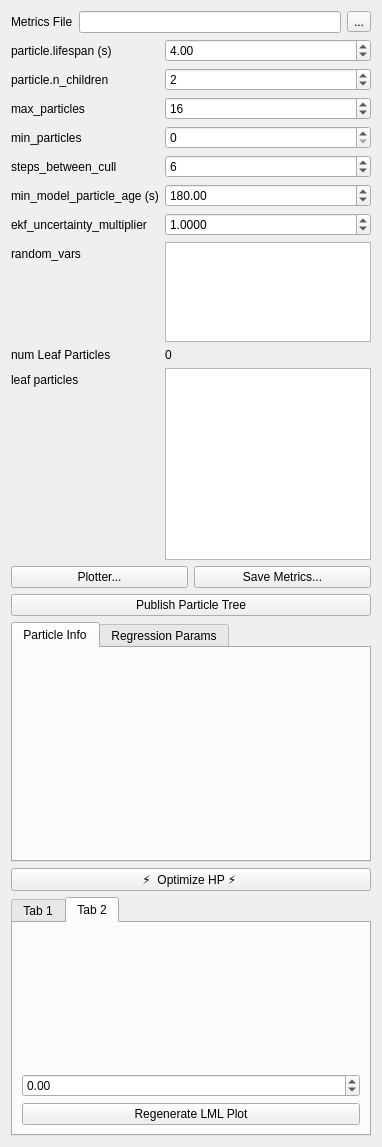
<?xml version="1.0" encoding="UTF-8"?>
<ui version="4.0">
 <class>BPSlamWidget</class>
 <widget class="QWidget" name="BPSlamWidget">
  <property name="geometry">
   <rect>
    <x>0</x>
    <y>0</y>
    <width>382</width>
    <height>1147</height>
   </rect>
  </property>
  <property name="windowTitle">
   <string>Form</string>
  </property>
  <layout class="QVBoxLayout" name="verticalLayout">
   <item>
    <layout class="QHBoxLayout" name="horizontalLayout_2">
     <item>
      <widget class="QLabel" name="label_10">
       <property name="text">
        <string>Metrics File</string>
       </property>
      </widget>
     </item>
     <item>
      <widget class="QLineEdit" name="metrics_file"/>
     </item>
     <item>
      <widget class="QToolButton" name="metrics_file_btn">
       <property name="text">
        <string>...</string>
       </property>
      </widget>
     </item>
    </layout>
   </item>
   <item>
    <layout class="QFormLayout" name="formLayout">
     <item row="0" column="0">
      <widget class="QLabel" name="label">
       <property name="text">
        <string>particle.lifespan (s)</string>
       </property>
      </widget>
     </item>
     <item row="0" column="1">
      <widget class="QDoubleSpinBox" name="particle_lifespan">
       <property name="minimum">
        <double>0.100000000000000</double>
       </property>
       <property name="maximum">
        <double>600.000000000000000</double>
       </property>
       <property name="value">
        <double>4.000000000000000</double>
       </property>
      </widget>
     </item>
     <item row="1" column="0">
      <widget class="QLabel" name="label_2">
       <property name="text">
        <string>particle.n_children</string>
       </property>
      </widget>
     </item>
     <item row="1" column="1">
      <widget class="QSpinBox" name="particle_n_children">
       <property name="minimum">
        <number>1</number>
       </property>
       <property name="maximum">
        <number>256</number>
       </property>
       <property name="value">
        <number>2</number>
       </property>
      </widget>
     </item>
     <item row="2" column="0">
      <widget class="QLabel" name="label_3">
       <property name="text">
        <string>max_particles</string>
       </property>
      </widget>
     </item>
     <item row="2" column="1">
      <widget class="QSpinBox" name="max_particles">
       <property name="minimum">
        <number>1</number>
       </property>
       <property name="maximum">
        <number>10000</number>
       </property>
       <property name="value">
        <number>16</number>
       </property>
      </widget>
     </item>
     <item row="4" column="0">
      <widget class="QLabel" name="label_6">
       <property name="text">
        <string>steps_between_cull</string>
       </property>
      </widget>
     </item>
     <item row="4" column="1">
      <widget class="QSpinBox" name="steps_between_cull">
       <property name="maximum">
        <number>999999999</number>
       </property>
       <property name="value">
        <number>6</number>
       </property>
      </widget>
     </item>
     <item row="7" column="0">
      <widget class="QLabel" name="label_4">
       <property name="text">
        <string>random_vars</string>
       </property>
      </widget>
     </item>
     <item row="7" column="1">
      <widget class="QListWidget" name="random_vars">
       <property name="sizePolicy">
        <sizepolicy hsizetype="Expanding" vsizetype="Expanding">
         <horstretch>0</horstretch>
         <verstretch>0</verstretch>
        </sizepolicy>
       </property>
       <property name="maximumSize">
        <size>
         <width>16777215</width>
         <height>100</height>
        </size>
       </property>
      </widget>
     </item>
     <item row="8" column="0">
      <widget class="QLabel" name="label_7">
       <property name="text">
        <string>num Leaf Particles</string>
       </property>
      </widget>
     </item>
     <item row="8" column="1">
      <widget class="QLabel" name="num_leaf_particles">
       <property name="text">
        <string>0</string>
       </property>
      </widget>
     </item>
     <item row="9" column="0">
      <widget class="QLabel" name="label_5">
       <property name="text">
        <string>leaf particles</string>
       </property>
      </widget>
     </item>
     <item row="9" column="1">
      <widget class="QListWidget" name="leaf_particles"/>
     </item>
     <item row="5" column="0">
      <widget class="QLabel" name="label_8">
       <property name="text">
        <string>min_model_particle_age (s)</string>
       </property>
      </widget>
     </item>
     <item row="5" column="1">
      <widget class="QDoubleSpinBox" name="min_model_particle_age">
       <property name="maximum">
        <double>600.000000000000000</double>
       </property>
       <property name="value">
        <double>180.000000000000000</double>
       </property>
      </widget>
     </item>
     <item row="6" column="0">
      <widget class="QLabel" name="ekf_uncertainty_multiplier_label">
       <property name="text">
        <string>ekf_uncertainty_multiplier</string>
       </property>
      </widget>
     </item>
     <item row="6" column="1">
      <widget class="QDoubleSpinBox" name="ekf_uncertainty_multiplier">
       <property name="decimals">
        <number>4</number>
       </property>
       <property name="value">
        <double>1.000000000000000</double>
       </property>
      </widget>
     </item>
     <item row="3" column="0">
      <widget class="QLabel" name="label_9">
       <property name="text">
        <string>min_particles</string>
       </property>
      </widget>
     </item>
     <item row="3" column="1">
      <widget class="QSpinBox" name="min_particles"/>
     </item>
    </layout>
   </item>
   <item>
    <layout class="QHBoxLayout" name="horizontalLayout">
     <item>
      <widget class="QPushButton" name="plotter_btn">
       <property name="text">
        <string>Plotter...</string>
       </property>
      </widget>
     </item>
     <item>
      <widget class="QPushButton" name="save_metric_btn">
       <property name="text">
        <string>Save Metrics...</string>
       </property>
      </widget>
     </item>
    </layout>
   </item>
   <item>
    <widget class="QPushButton" name="pub_particle_tree">
     <property name="text">
      <string>Publish Particle Tree</string>
     </property>
    </widget>
   </item>
   <item>
    <widget class="QTabWidget" name="tabWidget">
     <property name="tabPosition">
      <enum>QTabWidget::North</enum>
     </property>
     <property name="tabShape">
      <enum>QTabWidget::Rounded</enum>
     </property>
     <property name="currentIndex">
      <number>0</number>
     </property>
     <widget class="QWidget" name="particle_tab">
      <attribute name="title">
       <string>Particle Info</string>
      </attribute>
      <layout class="QVBoxLayout" name="verticalLayout_2">
       <item>
        <widget class="BpslamParticleWidget" name="particle_details" native="true"/>
       </item>
      </layout>
     </widget>
     <widget class="QWidget" name="regression_tab">
      <attribute name="title">
       <string>Regression Params</string>
      </attribute>
      <layout class="QVBoxLayout" name="verticalLayout_3">
       <item>
        <widget class="RegressionParamsWidget" name="regression_params" native="true"/>
       </item>
      </layout>
     </widget>
    </widget>
   </item>
   <item>
    <widget class="QPushButton" name="optimize_btn">
     <property name="text">
      <string>⚡  Optimize HP ⚡ </string>
     </property>
    </widget>
   </item>
   <item>
    <widget class="QTabWidget" name="tabWidget_2">
     <property name="currentIndex">
      <number>1</number>
     </property>
     <widget class="QWidget" name="error_plot_tab">
      <attribute name="title">
       <string>Tab 1</string>
      </attribute>
      <layout class="QVBoxLayout" name="verticalLayout_5">
       <item>
        <widget class="QDockWidget" name="dockWidget">
         <widget class="QCustomPlot" name="error_plot"/>
        </widget>
       </item>
      </layout>
     </widget>
     <widget class="QWidget" name="lml_tab">
      <attribute name="title">
       <string>Tab 2</string>
      </attribute>
      <layout class="QVBoxLayout" name="verticalLayout_4">
       <item>
        <widget class="QCustomPlot" name="lml_plot" native="true"/>
       </item>
       <item>
        <widget class="QDoubleSpinBox" name="min_lml">
         <property name="minimum">
          <double>-9999999999.000000000000000</double>
         </property>
         <property name="maximum">
          <double>99999999999.000000000000000</double>
         </property>
         <property name="singleStep">
          <double>100.000000000000000</double>
         </property>
        </widget>
       </item>
       <item>
        <widget class="QPushButton" name="generate_lml_plot">
         <property name="text">
          <string>Regenerate LML Plot</string>
         </property>
        </widget>
       </item>
      </layout>
     </widget>
    </widget>
   </item>
  </layout>
 </widget>
 <customwidgets>
  <customwidget>
   <class>QCustomPlot</class>
   <extends>QWidget</extends>
   <header>include/sensor_stream_ros/third_party/qcustomplot.h</header>
   <container>1</container>
  </customwidget>
  <customwidget>
   <class>BpslamParticleWidget</class>
   <extends>QWidget</extends>
   <header>include/sensor_stream_ros/ui/bpslam_particle_widget.h</header>
   <container>1</container>
  </customwidget>
  <customwidget>
   <class>RegressionParamsWidget</class>
   <extends>QWidget</extends>
   <header location="global">include/sensor_stream_ros/ui/regression_params_widget.h</header>
   <container>1</container>
  </customwidget>
 </customwidgets>
 <resources/>
 <connections/>
</ui>
